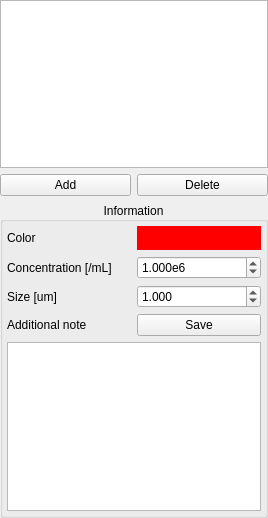
       <widget class="QWidget" name="target_page">
        <property name="geometry">
         <rect>
          <x>0</x>
          <y>0</y>
          <width>268</width>
          <height>518</height>
         </rect>
        </property>
        <attribute name="label">
         <string>Target</string>
        </attribute>
        <layout class="QVBoxLayout" name="verticalLayout_target" stretch="0,0">
         <property name="leftMargin">
          <number>0</number>
         </property>
         <property name="topMargin">
          <number>0</number>
         </property>
         <property name="rightMargin">
          <number>0</number>
         </property>
         <property name="bottomMargin">
          <number>0</number>
         </property>
         <item>
          <layout class="QGridLayout" name="gridLayout_targetlist">
           <item row="1" column="0">
            <widget class="QPushButton" name="pushButton_targetadd">
             <property name="text">
              <string>Add</string>
             </property>
            </widget>
           </item>
           <item row="1" column="1">
            <widget class="QPushButton" name="pushButton_targetdelete">
             <property name="text">
              <string>Delete</string>
             </property>
            </widget>
           </item>
           <item row="0" column="0" colspan="2">
            <widget class="QListView" name="listView_targets"/>
           </item>
          </layout>
         </item>
         <item>
          <widget class="QGroupBox" name="groupBox_targetinfo">
           <property name="title">
            <string>Information</string>
           </property>
           <property name="alignment">
            <set>Qt::AlignCenter</set>
           </property>
           <layout class="QVBoxLayout" name="verticalLayout_targetinfo">
            <property name="leftMargin">
             <number>4</number>
            </property>
            <property name="topMargin">
             <number>4</number>
            </property>
            <property name="rightMargin">
             <number>4</number>
            </property>
            <property name="bottomMargin">
             <number>4</number>
            </property>
            <item>
             <layout class="QGridLayout" name="gridLayout_targetinfo">
              <item row="4" column="0">
               <widget class="QLabel" name="label_targetnote">
                <property name="text">
                 <string>Additional note</string>
                </property>
               </widget>
              </item>
              <item row="1" column="0">
               <widget class="QLabel" name="label_color">
                <property name="text">
                 <string>Color</string>
                </property>
               </widget>
              </item>
              <item row="1" column="1">
               <widget class="QPushButton" name="pushButton_targetcolor">
                <property name="minimumSize">
                 <size>
                  <width>0</width>
                  <height>24</height>
                 </size>
                </property>
                <property name="styleSheet">
                 <string notr="true">background-color: rgb(255, 0, 0);
border: none;</string>
                </property>
                <property name="text">
                 <string/>
                </property>
                <property name="flat">
                 <bool>true</bool>
                </property>
               </widget>
              </item>
              <item row="3" column="0">
               <widget class="QLabel" name="label_targetsize">
                <property name="text">
                 <string>Size [um]</string>
                </property>
               </widget>
              </item>
              <item row="3" column="1">
               <widget class="QDoubleSpinBox" name="doubleSpinBox_targetsize">
                <property name="decimals">
                 <number>3</number>
                </property>
                <property name="minimum">
                 <double>0.001000000000000</double>
                </property>
                <property name="maximum">
                 <double>100.000000000000000</double>
                </property>
                <property name="singleStep">
                 <double>0.100000000000000</double>
                </property>
                <property name="value">
                 <double>1.000000000000000</double>
                </property>
               </widget>
              </item>
              <item row="2" column="1">
               <widget class="QDoubleSpinBox" name="doubleSpinBox_targetconcentration">
                <property name="suffix">
                 <string>e6</string>
                </property>
                <property name="decimals">
                 <number>3</number>
                </property>
                <property name="value">
                 <double>1.000000000000000</double>
                </property>
               </widget>
              </item>
              <item row="2" column="0">
               <widget class="QLabel" name="label_targetconcentration">
                <property name="text">
                 <string>Concentration [/mL]</string>
                </property>
               </widget>
              </item>
              <item row="5" column="0" colspan="2">
               <widget class="QPlainTextEdit" name="plainTextEdit_targetnote"/>
              </item>
              <item row="4" column="1">
               <widget class="QPushButton" name="pushButton_targetsave">
                <property name="text">
                 <string>Save</string>
                </property>
               </widget>
              </item>
             </layout>
            </item>
           </layout>
          </widget>
         </item>
        </layout>
       </widget>
